Frame 1 (no input): blank canvas, image omitted
Frame 60 (the mouse pressed at the canvas centre just before this capture): blank canvas, image omitted
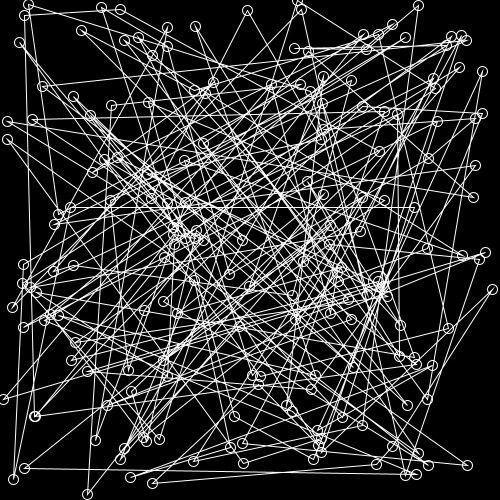
Frame 120 (the mouse held since frame 60 and released just before this capture)

The Processing sketch whose frames 1 and 60 were blank and that drew this single picture after the mouse press (run headless with seeded random() and noise(); from frame 60 on, the mouse is pressed at the canvas centre):

// Processing sketch: processing_83101
// ── processing_83101.pde

ArrayList<PVector> points;

int maxNum = 365;

void setup(){
size(500,500);
smooth();

 points = new ArrayList<PVector>();
 
 for(int i=0; i< maxNum; i++){
   PVector p = new PVector(random(0,width), random(0,height));
   points.add(p);
 }

}

void draw(){
  background(0);
  stroke(255);
  noFill();
  
  float mouseMax = map(mouseY,0,height,0,1);
  float progress = map(mouseX,0,width,0,points.size()-1);
  
  int index = floor(progress); // round the number
  
  PVector startPoint = points.get(index);
  PVector endPoint =   points.get(index+1); 
  
  float x = lerp(startPoint.x,endPoint.x,progress-index);
  float y = lerp(startPoint.y,endPoint.y,progress-index);
   
  ellipse(x,y,20,20);
  beginShape();
  
  for(int i=0; i< points.size()*mouseMax; i++){
    PVector p = points.get(i);
    vertex(p.x,p.y);
  }
  endShape();
 
 for(int i=0; i< points.size()*mouseMax; i++){
      PVector p = points.get(i);
      
  
      
      
      ellipse(p.x,p.y,10,10);

  }
 
 
 

}
